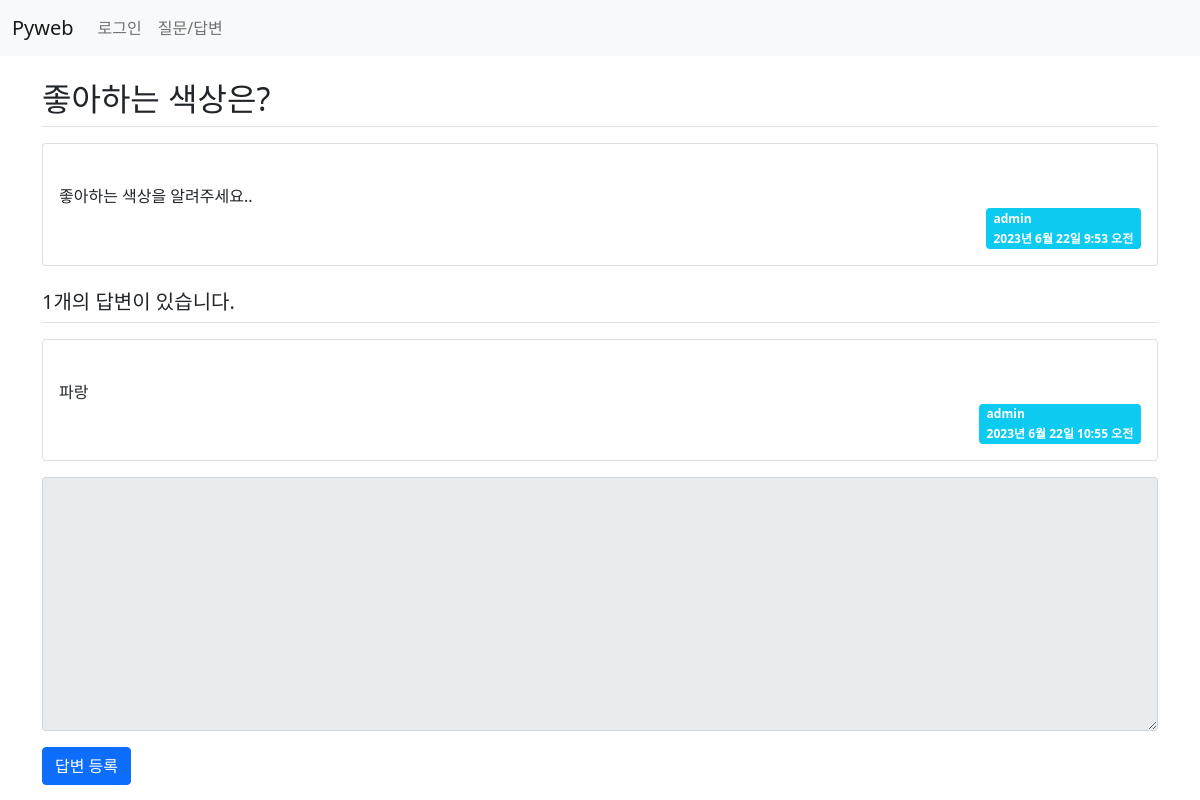
Screenshot of /board/8/ with the database file from the repository.
### board/models.py (models this page shows, shortened)
class Question(models.Model):
    author = models.ForeignKey(User, on_delete=models.CASCADE) #글쓴이
    subject = models.CharField(max_length=200)  #제목
    content = models.TextField()                #질문 내용
    create_date = models.DateTimeField()        #등록일
    modify_date = models.DateTimeField(null=True, blank=True)

class Answer(models.Model):
    author = models.ForeignKey(User, on_delete=models.CASCADE) #글쓴이
    content = models.TextField()  #답변 내용
    create_date = models.DateTimeField()  #등록일
    question = models.ForeignKey(Question,
                on_delete=models.CASCADE) #외래키

### board/views.py (the view)
# urls.py: path('<int:question_id>/', views.detail, name='detail'),
def detail(request, question_id):
    question = get_object_or_404(Question, pk=question_id)
    context = {'question': question}
    return render(request, 'board/detail.html', context)

### templates/board/detail.html (shortened to what this page needs)
{% extends 'base.html' %}
{% block content %}
<div class="container my-3">
    <section id="detail">
    <h2 class="border-bottom py-2">{{ question.subject }}</h2>
    <div class="card my-3">
        <div class="card-body">
            <div class="card-text" style="white-space: pre-line">
                {{ question.content }}
            </div>
            <div class="d-flex justify-content-end">
                <div class="badge bg-info text-start">
                    <div class="mb-2">{{ question.author }}</div>
                    <div>{{ question.create_date }}</div>
                </div>
            </div>
        </div>
    </div>
    <h5 class="border-bottom my-3 py-2">
        {{ question.answer_set.count }}개의 답변이 있습니다.
    </h5>
    {% for answer in question.answer_set.all %}
      <div class="card my-3">
        <div class="card-body">
            <div class="card-text" style="white-space: pre-line">
                {{ answer.content }}
            </div>
            <div class="d-flex justify-content-end">
                <div class="badge bg-info text-start">
                    <div class="mb-2">{{ answer.author }}</div>
                    <div>{{ answer.create_date }}</div>
                </div>
            </div>
        </div>
    </div>
    {% endfor %}
    <form action="{% url 'board:answer_create' question.id %}"
                    method="post" >
        <div class="form-group">
            <textarea name="content" rows="10"
                      cols="50" class="form-control mb-3"
              {% if not user.is_authenticated %}disabled{% endif %}></textarea>
        </div>
        <button type="submit" class="btn btn-primary">답변 등록</button>
    </form>
    </section>
</div>
{% endblock %}

### rows the page displays
Question: subject "좋아하는 색상은?", content "좋아하는 색상을 알려주세요..", author "admin", create_date "2023년 6월 22일 9:53 오전", answer_set.count "1"
Answer: content "파랑", author "admin", create_date "2023년 6월 22일 10:55 오전"
